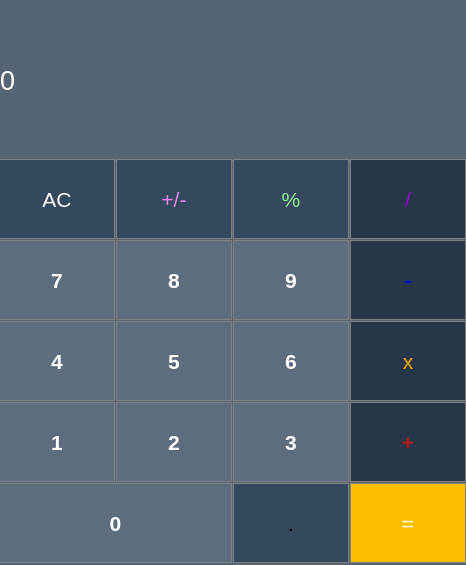
<?xml version="1.0" encoding="UTF-8"?>
<ui version="4.0">
 <class>MainWindow</class>
 <widget class="QMainWindow" name="MainWindow">
  <property name="geometry">
   <rect>
    <x>0</x>
    <y>0</y>
    <width>466</width>
    <height>565</height>
   </rect>
  </property>
  <property name="windowTitle">
   <string>MainWindow</string>
  </property>
  <property name="styleSheet">
   <string notr="true">QMainWindow {
 background-color: rgb(86, 101, 115);
  color: white; 
 
}

QMainWindow:pressed {
    background-color: qlineargradient(x1: 0, y1: 0, x2: 0, y2: 1,
                                      stop: 0 #566573, stop: 1 #566573);
}</string>
  </property>
  <widget class="QWidget" name="centralwidget">
   <widget class="QLabel" name="line">
    <property name="geometry">
     <rect>
      <x>0</x>
      <y>0</y>
      <width>461</width>
      <height>161</height>
     </rect>
    </property>
    <property name="font">
     <font>
      <pointsize>20</pointsize>
     </font>
    </property>
    <property name="styleSheet">
     <string notr="true">QLabel {
   background-color: rgb(86, 101, 115);
  qproperty-alignment: 'AlignVCenter | AlignRight';
  border-bottom: 1px solid gray;
  color:white;
}

QPushButton:pressed {
    background-color: qlineargradient(x1: 0, y1: 0, x2: 0, y2: 1,
                                      stop: 0 #566573 , stop: 1 #566573 );
}</string>
    </property>
    <property name="text">
     <string>0</string>
    </property>
   </widget>
   <widget class="QPushButton" name="pushButton_AC">
    <property name="geometry">
     <rect>
      <x>-1</x>
      <y>159</y>
      <width>116</width>
      <height>80</height>
     </rect>
    </property>
    <property name="font">
     <font>
      <pointsize>16</pointsize>
     </font>
    </property>
    <property name="styleSheet">
     <string notr="true">QPushButton {
  background-color: rgb(52, 73, 94);
  color:white;
  border: 1px solid gray;
}
QPushButton:pressed {
    background-color: qlineargradient(x1: 0, y1: 0, x2: 0, y2: 1,
                                      stop: 0 #34495E stop: 1 #34495E);
}</string>
    </property>
    <property name="text">
     <string>AC</string>
    </property>
   </widget>
   <widget class="QPushButton" name="pushButton_neg">
    <property name="geometry">
     <rect>
      <x>116</x>
      <y>159</y>
      <width>116</width>
      <height>80</height>
     </rect>
    </property>
    <property name="font">
     <font>
      <pointsize>16</pointsize>
     </font>
    </property>
    <property name="styleSheet">
     <string notr="true">QPushButton {
  background-color: rgb(52, 73, 94);
  color:violet;
  border: 1px solid gray;
}
QPushButton:pressed {
    background-color: qlineargradient(x1: 0, y1: 0, x2: 0, y2: 1,
                                      stop: 0 #34495E stop: 1 #34495E);
}</string>
    </property>
    <property name="text">
     <string>+/-</string>
    </property>
   </widget>
   <widget class="QPushButton" name="pushButton_pro">
    <property name="geometry">
     <rect>
      <x>233</x>
      <y>159</y>
      <width>116</width>
      <height>80</height>
     </rect>
    </property>
    <property name="font">
     <font>
      <pointsize>16</pointsize>
     </font>
    </property>
    <property name="styleSheet">
     <string notr="true">QPushButton {
  background-color: rgb(52, 73, 94);
  color:lightgreen;
  border: 1px solid gray;
}
QPushButton:pressed {
    background-color: qlineargradient(x1: 0, y1: 0, x2: 0, y2: 1,
                                      stop: 0 #34495E stop: 1 #34495E);
}</string>
    </property>
    <property name="text">
     <string>%</string>
    </property>
   </widget>
   <widget class="QPushButton" name="pushButton_splash">
    <property name="geometry">
     <rect>
      <x>350</x>
      <y>159</y>
      <width>116</width>
      <height>80</height>
     </rect>
    </property>
    <property name="font">
     <font>
      <pointsize>16</pointsize>
     </font>
    </property>
    <property name="styleSheet">
     <string notr="true">QPushButton {
  background-color: rgb(40, 55, 71);
  color: darkviolet; 
  border: 1px solid gray;
}

QPushButton:pressed {
    background-color: qlineargradient(x1: 0, y1: 0, x2: 0, y2: 1,
                                      stop: 0 #283747, stop: 1 #283747);
}</string>
    </property>
    <property name="text">
     <string>/</string>
    </property>
   </widget>
   <widget class="QPushButton" name="push_9">
    <property name="geometry">
     <rect>
      <x>233</x>
      <y>240</y>
      <width>116</width>
      <height>80</height>
     </rect>
    </property>
    <property name="font">
     <font>
      <pointsize>16</pointsize>
      <weight>75</weight>
      <bold>true</bold>
     </font>
    </property>
    <property name="styleSheet">
     <string notr="true">QPushButton {
  background-color: rgb(93, 109, 126);
  color: white; 
  border: 1px solid gray;
}

QPushButton:pressed {
    background-color: qlineargradient(x1: 0, y1: 0, x2: 0, y2: 1,
                                      stop: 0 #5D6D7E , stop: 1 #5D6D7E);
}</string>
    </property>
    <property name="text">
     <string>9</string>
    </property>
   </widget>
   <widget class="QPushButton" name="push_7">
    <property name="geometry">
     <rect>
      <x>-1</x>
      <y>240</y>
      <width>116</width>
      <height>80</height>
     </rect>
    </property>
    <property name="font">
     <font>
      <pointsize>16</pointsize>
      <weight>75</weight>
      <bold>true</bold>
     </font>
    </property>
    <property name="styleSheet">
     <string notr="true">QPushButton {
  background-color: rgb(93, 109, 126);
  color: white; 
  border: 1px solid gray;
}

QPushButton:pressed {
    background-color: qlineargradient(x1: 0, y1: 0, x2: 0, y2: 1,
                                      stop: 0 #5D6D7E , stop: 1 #5D6D7E);
}</string>
    </property>
    <property name="text">
     <string>7</string>
    </property>
   </widget>
   <widget class="QPushButton" name="push_8">
    <property name="geometry">
     <rect>
      <x>116</x>
      <y>240</y>
      <width>116</width>
      <height>80</height>
     </rect>
    </property>
    <property name="font">
     <font>
      <pointsize>16</pointsize>
      <weight>75</weight>
      <bold>true</bold>
     </font>
    </property>
    <property name="styleSheet">
     <string notr="true">QPushButton {
  background-color: rgb(93, 109, 126);
  color: white; 
  border: 1px solid gray;
}

QPushButton:pressed {
    background-color: qlineargradient(x1: 0, y1: 0, x2: 0, y2: 1,
                                      stop: 0 #5D6D7E , stop: 1 #5D6D7E);
}</string>
    </property>
    <property name="text">
     <string>8</string>
    </property>
   </widget>
   <widget class="QPushButton" name="pushButton_multy">
    <property name="geometry">
     <rect>
      <x>350</x>
      <y>321</y>
      <width>116</width>
      <height>80</height>
     </rect>
    </property>
    <property name="font">
     <font>
      <pointsize>16</pointsize>
     </font>
    </property>
    <property name="styleSheet">
     <string notr="true">QPushButton {
  background-color: rgb(40, 55, 71);
  color:orange; 
  border: 1px solid gray;
}

QPushButton:pressed {
    background-color: qlineargradient(x1: 0, y1: 0, x2: 0, y2: 1,
                                      stop: 0 #283747, stop: 1 #283747);
}</string>
    </property>
    <property name="text">
     <string>x</string>
    </property>
   </widget>
   <widget class="QPushButton" name="push_6">
    <property name="geometry">
     <rect>
      <x>233</x>
      <y>321</y>
      <width>116</width>
      <height>80</height>
     </rect>
    </property>
    <property name="font">
     <font>
      <pointsize>16</pointsize>
      <weight>75</weight>
      <bold>true</bold>
     </font>
    </property>
    <property name="styleSheet">
     <string notr="true">QPushButton {
  background-color: rgb(93, 109, 126);
  color: white; 
  border: 1px solid gray;
}

QPushButton:pressed {
    background-color: qlineargradient(x1: 0, y1: 0, x2: 0, y2: 1,
                                      stop: 0 #5D6D7E , stop: 1 #5D6D7E);
}</string>
    </property>
    <property name="text">
     <string>6</string>
    </property>
   </widget>
   <widget class="QPushButton" name="push_4">
    <property name="geometry">
     <rect>
      <x>-1</x>
      <y>321</y>
      <width>116</width>
      <height>80</height>
     </rect>
    </property>
    <property name="font">
     <font>
      <pointsize>16</pointsize>
      <weight>75</weight>
      <bold>true</bold>
     </font>
    </property>
    <property name="styleSheet">
     <string notr="true">QPushButton {
  background-color: rgb(93, 109, 126);
  color: white; 
  border: 1px solid gray;
}

QPushButton:pressed {
    background-color: qlineargradient(x1: 0, y1: 0, x2: 0, y2: 1,
                                      stop: 0 #5D6D7E , stop: 1 #5D6D7E);
}</string>
    </property>
    <property name="text">
     <string>4</string>
    </property>
   </widget>
   <widget class="QPushButton" name="push_5">
    <property name="geometry">
     <rect>
      <x>116</x>
      <y>321</y>
      <width>116</width>
      <height>80</height>
     </rect>
    </property>
    <property name="font">
     <font>
      <pointsize>16</pointsize>
      <weight>75</weight>
      <bold>true</bold>
     </font>
    </property>
    <property name="styleSheet">
     <string notr="true">QPushButton {
  background-color: rgb(93, 109, 126);
  color: white; 
  border: 1px solid gray;
}

QPushButton:pressed {
    background-color: qlineargradient(x1: 0, y1: 0, x2: 0, y2: 1,
                                      stop: 0 #5D6D7E , stop: 1 #5D6D7E);
}</string>
    </property>
    <property name="text">
     <string>5</string>
    </property>
   </widget>
   <widget class="QPushButton" name="pushButton_minus">
    <property name="geometry">
     <rect>
      <x>350</x>
      <y>240</y>
      <width>116</width>
      <height>80</height>
     </rect>
    </property>
    <property name="font">
     <font>
      <pointsize>18</pointsize>
     </font>
    </property>
    <property name="styleSheet">
     <string notr="true">QPushButton {
  background-color: rgb(40, 55, 71);
  color: blue; 
  border: 1px solid gray;
}

QPushButton:pressed {
    background-color: qlineargradient(x1: 0, y1: 0, x2: 0, y2: 1,
                                      stop: 0 #283747, stop: 1 #283747);
}</string>
    </property>
    <property name="text">
     <string>-</string>
    </property>
   </widget>
   <widget class="QPushButton" name="push_3">
    <property name="geometry">
     <rect>
      <x>233</x>
      <y>402</y>
      <width>116</width>
      <height>80</height>
     </rect>
    </property>
    <property name="font">
     <font>
      <pointsize>16</pointsize>
      <weight>75</weight>
      <bold>true</bold>
     </font>
    </property>
    <property name="styleSheet">
     <string notr="true">QPushButton {
  background-color: rgb(93, 109, 126);
  color: white; 
  border: 1px solid gray;
}

QPushButton:pressed {
    background-color: qlineargradient(x1: 0, y1: 0, x2: 0, y2: 1,
                                      stop: 0 #5D6D7E , stop: 1 #5D6D7E);
}</string>
    </property>
    <property name="text">
     <string>3</string>
    </property>
   </widget>
   <widget class="QPushButton" name="push_1">
    <property name="geometry">
     <rect>
      <x>-1</x>
      <y>402</y>
      <width>116</width>
      <height>80</height>
     </rect>
    </property>
    <property name="font">
     <font>
      <pointsize>16</pointsize>
      <weight>75</weight>
      <bold>true</bold>
     </font>
    </property>
    <property name="styleSheet">
     <string notr="true">QPushButton {
  background-color: rgb(93, 109, 126);
  color: white; 
  border: 1px solid gray;
}

QPushButton:pressed {
    background-color: qlineargradient(x1: 0, y1: 0, x2: 0, y2: 1,
                                      stop: 0 #5D6D7E , stop: 1 #5D6D7E);
}</string>
    </property>
    <property name="text">
     <string>1</string>
    </property>
   </widget>
   <widget class="QPushButton" name="push_2">
    <property name="geometry">
     <rect>
      <x>116</x>
      <y>402</y>
      <width>116</width>
      <height>80</height>
     </rect>
    </property>
    <property name="font">
     <font>
      <pointsize>16</pointsize>
      <weight>75</weight>
      <bold>true</bold>
     </font>
    </property>
    <property name="styleSheet">
     <string notr="true">QPushButton {
  background-color: rgb(93, 109, 126);
  color: white; 
  border: 1px solid gray;
}

QPushButton:pressed {
    background-color: qlineargradient(x1: 0, y1: 0, x2: 0, y2: 1,
                                      stop: 0 #5D6D7E , stop: 1 #5D6D7E);
}</string>
    </property>
    <property name="text">
     <string>2</string>
    </property>
   </widget>
   <widget class="QPushButton" name="pushButton_plus">
    <property name="geometry">
     <rect>
      <x>350</x>
      <y>402</y>
      <width>116</width>
      <height>80</height>
     </rect>
    </property>
    <property name="font">
     <font>
      <pointsize>16</pointsize>
     </font>
    </property>
    <property name="styleSheet">
     <string notr="true">QPushButton {
  background-color: rgb(40, 55, 71);
  color: red; 
  border: 1px solid gray;
}

QPushButton:pressed {
    background-color: qlineargradient(x1: 0, y1: 0, x2: 0, y2: 1,
                                      stop: 0 #283747, stop: 1 #283747);
}</string>
    </property>
    <property name="text">
     <string>+</string>
    </property>
   </widget>
   <widget class="QPushButton" name="pushButton_dot">
    <property name="geometry">
     <rect>
      <x>233</x>
      <y>483</y>
      <width>116</width>
      <height>80</height>
     </rect>
    </property>
    <property name="font">
     <font>
      <pointsize>16</pointsize>
     </font>
    </property>
    <property name="styleSheet">
     <string notr="true">QPushButton {
  background-color: rgb(52, 73, 94);
  border: 1px solid gray;
}
QPushButton:pressed {
    background-color: qlineargradient(x1: 0, y1: 0, x2: 0, y2: 1,
                                      stop: 0 #34495E stop: 1 #34495E);
}</string>
    </property>
    <property name="text">
     <string>.</string>
    </property>
   </widget>
   <widget class="QPushButton" name="push_0">
    <property name="geometry">
     <rect>
      <x>-1</x>
      <y>483</y>
      <width>233</width>
      <height>80</height>
     </rect>
    </property>
    <property name="font">
     <font>
      <pointsize>16</pointsize>
      <weight>75</weight>
      <bold>true</bold>
     </font>
    </property>
    <property name="styleSheet">
     <string notr="true">QPushButton {
  background-color: rgb(93, 109, 126);
  color: white; 
  border: 1px solid gray;
}

QPushButton:pressed {
    background-color: qlineargradient(x1: 0, y1: 0, x2: 0, y2: 1,
                                      stop: 0 #5D6D7E , stop: 1 #5D6D7E);
}</string>
    </property>
    <property name="text">
     <string>0</string>
    </property>
   </widget>
   <widget class="QPushButton" name="pushButton_equ">
    <property name="geometry">
     <rect>
      <x>350</x>
      <y>483</y>
      <width>116</width>
      <height>80</height>
     </rect>
    </property>
    <property name="font">
     <font>
      <pointsize>16</pointsize>
     </font>
    </property>
    <property name="styleSheet">
     <string notr="true">QPushButton {
  background-color: rgb(255, 191, 0);
  
  color: white; 
  border: 1px solid gray;
}

QPushButton:pressed {
    background-color: qlineargradient(x1: 0, y1: 0, x2: 0, y2: 1,
                                      stop: 0 #FFBF00 , stop: 1 #FFBF00)
 
}</string>
    </property>
    <property name="text">
     <string>=</string>
    </property>
   </widget>
  </widget>
 </widget>
 <resources/>
 <connections/>
</ui>
